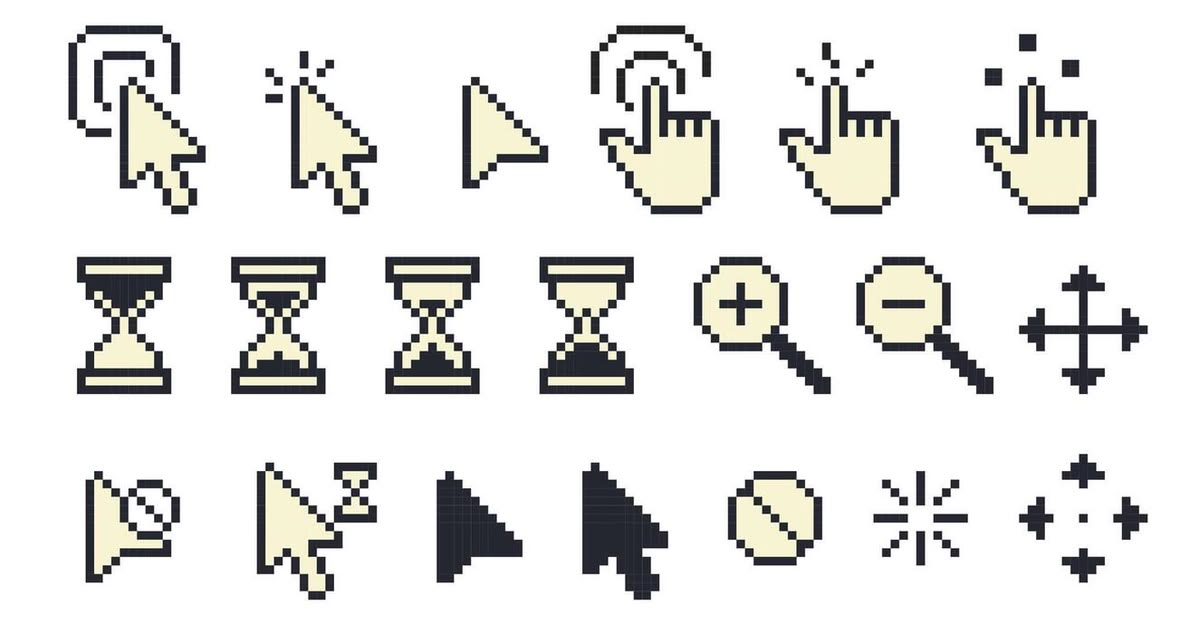
#> input picture .config/hypr/cursor-gen/pack/pack.png, 1199 x 634 px
$ python extract.py
#> lines starting #> are read from the running program, lines starting #| are printed output that depends on the picture
#!/usr/bin/env python3
# Convierte pack.png (pack de cursores pixel art, fondo blanco) en grillas de
# texto: X = borde oscuro, o = relleno crema, . = transparente. Escribe grids.json
#
# 1) Mide la grilla de píxeles del dibujo (período y fase) con los bordes de la
#    imagen: sale ~8,56 px por píxel (el pack mide 140x74 píxeles).
# 2) Lee el centro de cada celda y la clasifica por brillo.
# 3) Corta los íconos: franjas separadas por filas vacías, y dentro de cada
#    franja, columnas vacías (3 o más seguidas).
# Necesita numpy + Pillow.  Uso: python3 extract.py
import json, os, numpy as np
from PIL import Image

D = os.path.dirname(os.path.abspath(__file__))
a = np.asarray(Image.open(os.path.join(D, "pack.png")).convert("L")).astype(float)
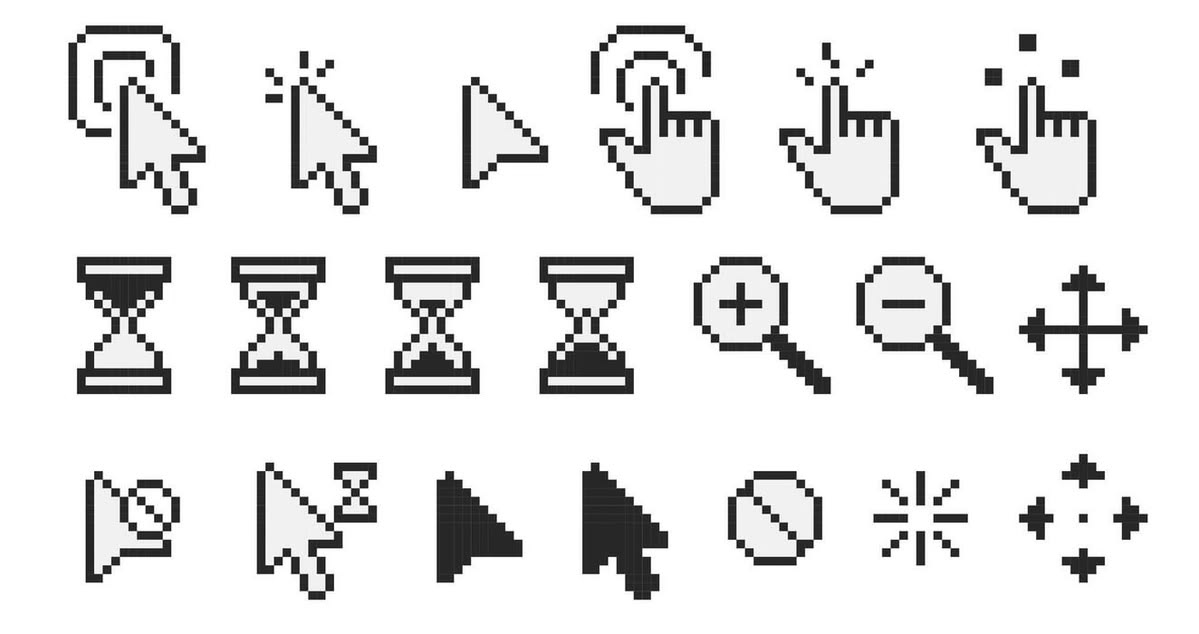
#> a: shape (634, 1199) float64; min 0, max 255, mean 227.5
H, W = a.shape
#> H = 634; W = 1199

def fit(edges):
    """Período y fase de una grilla a partir de la cantidad de bordes por posición."""
    xs = np.arange(len(edges)); best = None
#> after `xs = np.arange(len(edges))`: xs = 1198 values from 0 to 1197
    for p in np.arange(8.40, 8.70, 0.001):
        s = (edges * np.exp(2j * np.pi * xs / p)).sum()
        cand = (abs(s), p, (np.angle(s) / (2 * np.pi) * p) % p)
        if best is None or cand > best: best = cand
#> this loop made 300 passes
#> best on passes 1, 2, 3, 4, 5, 6, 7, 45, 46, 47, 48, 49: (2274.7, 8.4, 2.63), (2299.3, 8.4, 2.57), (2319.3, 8.4, 2.51), (2334.7, 8.4, 2.45), (2345.4, 8.4, 2.39), (2351.4, 8.4, 2.33), (2352.8, 8.41, 2.28), (2365.1, 8.44, 2.17), (2463.1, 8.44, 2.15), (2562.7, 8.45, 2.13), (2663.1, 8.45, 2.11), (2763.7, 8.45, 2.08)
#> cand on passes 8 to 13: (2349.5, 8.41, 2.23), (2341.7, 8.41, 2.17), (2329.4, 8.41, 2.12), (2312.7, 8.41, 2.08), (2291.8, 8.41, 2.03), (2266.9, 8.41, 1.98)
#> after the loop, best = (17072.3, 8.56, 7.56)
    return best[1], best[2] + 0.5          # diff[i] es el borde entre i e i+1

px, ox = fit((np.abs(np.diff(a, axis=1)) > 60).sum(0).astype(float))
#> px = 8.56; ox = 8.06
py, oy = fit((np.abs(np.diff(a, axis=0)) > 60).sum(1).astype(float))
#> the loop in fit (call 2), `for p in np.arange(8.40, 8.70, 0.001):` made 300 passes
#> best on passes 1, 38, 39, 40, 41, 42, 43, 44, 45, 46, 47, 48: (1192.4, 8.4, 1.13), (1256.8, 8.44, 3.27), (1358.9, 8.44, 3.26), (1463.4, 8.44, 3.25), (1570.3, 8.44, 3.23), (1679.4, 8.44, 3.21), (1790.6, 8.44, 3.19), (1903.9, 8.44, 3.17), (2019.2, 8.44, 3.15), (2136.5, 8.44, 3.13), (2255.7, 8.45, 3.1), (2376.8, 8.45, 3.08)
#> cand on passes 2 to 7: (1171.2, 8.4, 1.1), (1147.8, 8.4, 1.08), (1122.2, 8.4, 1.05), (1094.5, 8.4, 1.02), (1064.6, 8.4, 0.999), (1032.6, 8.41, 0.976)
#> py = 8.57; oy = 7.93

cells = []
for j in range(-1, int((H - oy) / py)):
    row = ""
    for i in range(-1, int((W - ox) / px)):
        x0, y0 = ox + i * px, oy + j * py
        c = a[max(int(y0 + py * .3), 0):int(y0 + py * .7) + 1,
              max(int(x0 + px * .3), 0):int(x0 + px * .7) + 1]
        m = c.mean() if c.size else 255
        row += "X" if m < 120 else ("." if m > 250 else "o")
    cells.append(row)
#> after the loop, cells = 74 items

def clean(g):
    """El relleno siempre está rodeado de borde: un 'o' que toca vacío es un
    resto del suavizado de la imagen, no parte del dibujo."""
    g = [list(r) for r in g]; changed = True
    while changed:
        changed = False
        for y in range(len(g)):
            for x in range(len(g[0])):
                if g[y][x] != "o": continue
                for dx, dy in ((1, 0), (-1, 0), (0, 1), (0, -1)):
                    xx, yy = x + dx, y + dy
                    if not (0 <= yy < len(g) and 0 <= xx < len(g[0])) or g[yy][xx] == ".":
                        g[y][x] = "."; changed = True; break
    return ["".join(r) for r in g]

def runs(blank):
    """Tramos no vacíos separados por al menos 3 posiciones vacías."""
    out, start, gap = [], None, 0
#> gap = 0
    for i, b in enumerate(blank + [True] * 3):
        if not b:
            if start is None: start = i
            gap = 0; end = i
        elif start is not None:
            gap += 1
            if gap >= 3: out.append((start, end)); start = None
    return out

NAMES = [  # en orden de lectura
    "arrow_rings", "arrow_click", "triangle", "hand_rings", "hand_click", "hand_dots",
    "hg0", "hg1", "hg2", "hg3", "zoom_in", "zoom_out", "move",
    "nodrop", "arrow_wait", "tri_dark", "arrow_dark", "forbid", "burst", "move_dots",
]
icons = []
for r0, r1 in runs([set(r) == {"."} for r in cells]):
    band = cells[r0:r1 + 1]
    for c0, c1 in runs([all(r[i] == "." for r in band) for i in range(len(band[0]))]):
        g = [r[c0:c1 + 1] for r in band]
        while set(g[0]) == {"."}: g = g[1:]
        while set(g[-1]) == {"."}: g = g[:-1]
        icons.append(clean(g))
#> this loop made 3 passes
#> (r0, r1) on passes 1 to 3: (3, 24), (30, 45), (53, 69)
#> after the loop, icons = 20 items
assert len(icons) == len(NAMES), f"esperaba {len(NAMES)} íconos, salieron {len(icons)}"
out = dict(zip(NAMES, icons))
#> out = 20 items
json.dump(out, open(os.path.join(D, "grids.json"), "w"), indent=1)
print(f"grilla {px:.3f} x {py:.3f} px, {len(icons)} íconos → grids.json")
#| grilla 8.564 x 8.569 px, 20 íconos → grids.json
